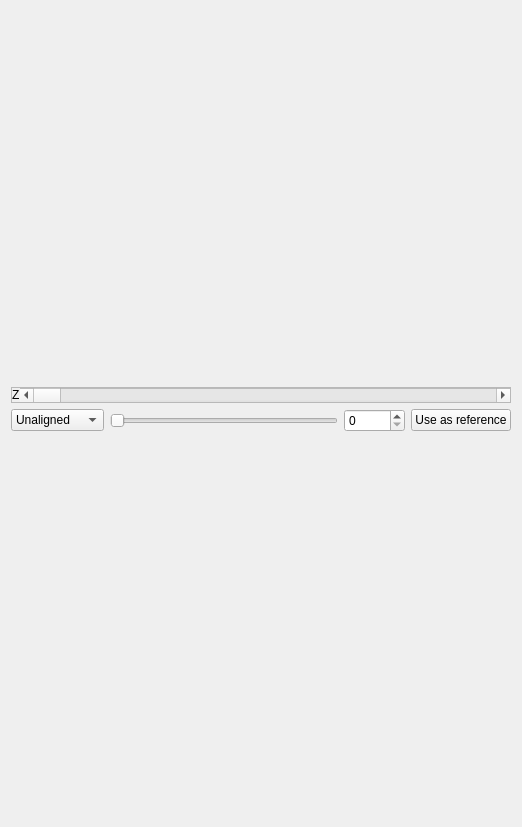
<?xml version="1.0" encoding="UTF-8"?>
<ui version="4.0">
 <class>RealignmentDisplayWidget</class>
 <widget class="QWidget" name="RealignmentDisplayWidget">
  <property name="geometry">
   <rect>
    <x>0</x>
    <y>0</y>
    <width>522</width>
    <height>827</height>
   </rect>
  </property>
  <property name="minimumSize">
   <size>
    <width>0</width>
    <height>500</height>
   </size>
  </property>
  <property name="windowTitle">
   <string>Form</string>
  </property>
  <layout class="QVBoxLayout" name="verticalLayout" stretch="1,0,0,1">
   <item>
    <widget class="ImageRenderWidget" name="image_widget" native="true">
     <property name="sizePolicy">
      <sizepolicy hsizetype="Expanding" vsizetype="Preferred">
       <horstretch>0</horstretch>
       <verstretch>0</verstretch>
      </sizepolicy>
     </property>
     <property name="minimumSize">
      <size>
       <width>300</width>
       <height>300</height>
      </size>
     </property>
    </widget>
   </item>
   <item>
    <widget class="QFrame" name="z_scroll_frame">
     <property name="frameShape">
      <enum>QFrame::StyledPanel</enum>
     </property>
     <property name="frameShadow">
      <enum>QFrame::Raised</enum>
     </property>
     <layout class="QHBoxLayout" name="horizontalLayout_3">
      <property name="spacing">
       <number>0</number>
      </property>
      <property name="leftMargin">
       <number>0</number>
      </property>
      <property name="topMargin">
       <number>0</number>
      </property>
      <property name="rightMargin">
       <number>0</number>
      </property>
      <property name="bottomMargin">
       <number>0</number>
      </property>
      <item>
       <widget class="QLabel" name="label_3">
        <property name="text">
         <string>Z</string>
        </property>
       </widget>
      </item>
      <item>
       <widget class="QScrollBar" name="z_scroll">
        <property name="sizePolicy">
         <sizepolicy hsizetype="Expanding" vsizetype="Fixed">
          <horstretch>0</horstretch>
          <verstretch>0</verstretch>
         </sizepolicy>
        </property>
        <property name="pageStep">
         <number>1</number>
        </property>
        <property name="orientation">
         <enum>Qt::Horizontal</enum>
        </property>
       </widget>
      </item>
     </layout>
    </widget>
   </item>
   <item>
    <widget class="QFrame" name="frame">
     <property name="frameShape">
      <enum>QFrame::NoFrame</enum>
     </property>
     <property name="frameShadow">
      <enum>QFrame::Raised</enum>
     </property>
     <layout class="QHBoxLayout" name="horizontalLayout" stretch="0,1,0,0">
      <property name="leftMargin">
       <number>0</number>
      </property>
      <property name="topMargin">
       <number>0</number>
      </property>
      <property name="rightMargin">
       <number>0</number>
      </property>
      <item>
       <widget class="QComboBox" name="display_combo">
        <property name="sizePolicy">
         <sizepolicy hsizetype="Fixed" vsizetype="Fixed">
          <horstretch>0</horstretch>
          <verstretch>0</verstretch>
         </sizepolicy>
        </property>
        <item>
         <property name="text">
          <string>Unaligned</string>
         </property>
        </item>
        <item>
         <property name="text">
          <string>Aligned</string>
         </property>
        </item>
        <item>
         <property name="text">
          <string>Interpolated</string>
         </property>
        </item>
       </widget>
      </item>
      <item>
       <widget class="QSlider" name="slider">
        <property name="toolTip">
         <string>&lt;html&gt;&lt;head/&gt;&lt;body&gt;&lt;p&gt;Frame to display&lt;/p&gt;&lt;/body&gt;&lt;/html&gt;</string>
        </property>
        <property name="maximum">
         <number>0</number>
        </property>
        <property name="pageStep">
         <number>1</number>
        </property>
        <property name="orientation">
         <enum>Qt::Horizontal</enum>
        </property>
       </widget>
      </item>
      <item>
       <widget class="QSpinBox" name="current_frame_spin">
        <property name="maximum">
         <number>10000</number>
        </property>
       </widget>
      </item>
      <item>
       <widget class="QPushButton" name="set_reference_button">
        <property name="toolTip">
         <string>&lt;html&gt;&lt;head/&gt;&lt;body&gt;&lt;p&gt;Use the selected frame as the reference to align other frames. &lt;/p&gt;&lt;p&gt;Realign the dataset after changing the reference frame&lt;/p&gt;&lt;/body&gt;&lt;/html&gt;</string>
        </property>
        <property name="text">
         <string>Use as reference</string>
        </property>
       </widget>
      </item>
     </layout>
    </widget>
   </item>
   <item>
    <widget class="QCustomPlot" name="correlation_plot" native="true">
     <property name="sizePolicy">
      <sizepolicy hsizetype="Preferred" vsizetype="Expanding">
       <horstretch>0</horstretch>
       <verstretch>0</verstretch>
      </sizepolicy>
     </property>
     <property name="minimumSize">
      <size>
       <width>0</width>
       <height>100</height>
      </size>
     </property>
     <property name="toolTip">
      <string>&lt;html&gt;&lt;head/&gt;&lt;body&gt;&lt;p&gt;Correlation of aligned frames with reference&lt;/p&gt;&lt;/body&gt;&lt;/html&gt;</string>
     </property>
     <layout class="QVBoxLayout" name="chart_layout">
      <property name="spacing">
       <number>0</number>
      </property>
     </layout>
    </widget>
   </item>
  </layout>
 </widget>
 <customwidgets>
  <customwidget>
   <class>QCustomPlot</class>
   <extends>QWidget</extends>
   <header>qcustomplot.h</header>
   <container>1</container>
  </customwidget>
  <customwidget>
   <class>ImageRenderWidget</class>
   <extends>QWidget</extends>
   <header>ImageRenderWidget.h</header>
   <container>1</container>
  </customwidget>
 </customwidgets>
 <resources/>
 <connections/>
</ui>
